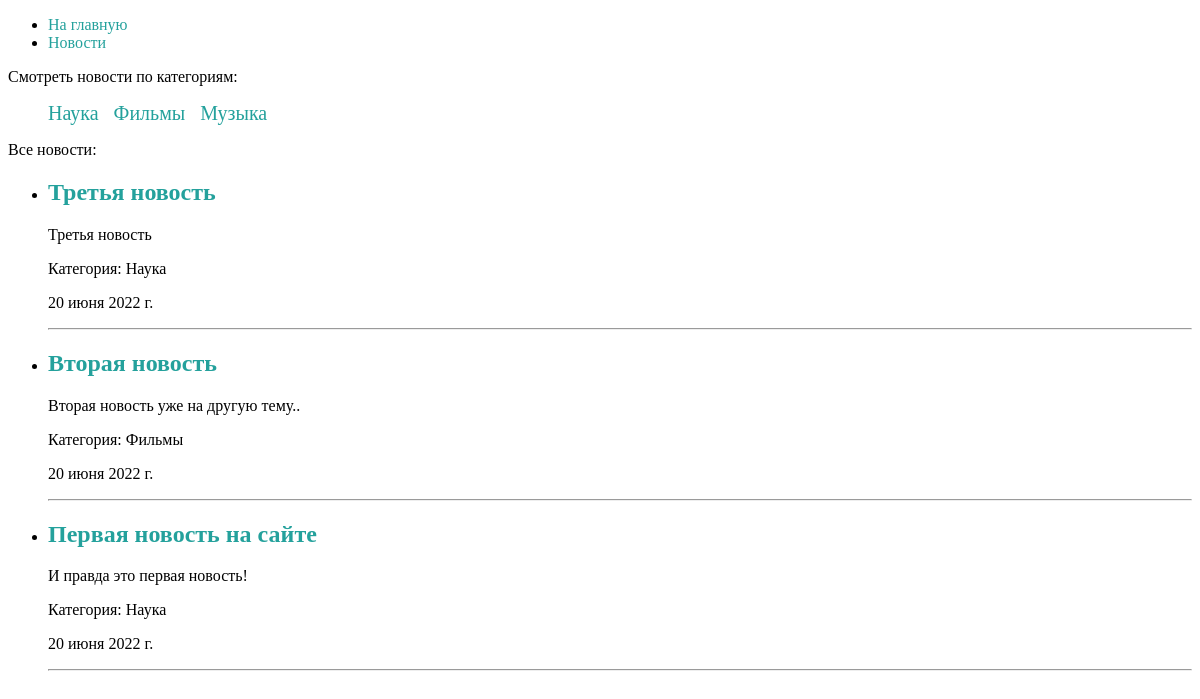
Page /news/ on the committed database.
### news/models.py (models this page shows, shortened)
class Category(models.Model):
    name = models.CharField(max_length=100, db_index=True, verbose_name='Категория')
    slug = models.SlugField(max_length=255, db_index=True, unique=True, verbose_name='URL')
    def get_absolute_url(self):
        return reverse('category', kwargs={'cat_slug': self.slug})
    class Meta:
        verbose_name = 'Категории'
        verbose_name_plural = 'Категории'
        ordering = ['id']

class News(models.Model):
    title = models.CharField(max_length=255, verbose_name='Заголовок')
    content = models.TextField(blank=False)
    category = models.CharField(max_length=100)
    time_created = models.DateTimeField(auto_now_add=True)
    cat = models.ForeignKey('Category', on_delete=models.CASCADE, null=True)
    def get_absolute_url(self):
        return reverse('newsById', kwargs={'news_id': self.pk})
    class Meta:
        verbose_name = 'Новости'
        verbose_name_plural = 'Новости'
        ordering = ['-time_created', 'title']

### news/views.py (the view)
# urls.py: path('', include('news.urls'))
def news(request):
    posts = News.objects.all()
    cats = Category.objects.all()
    context = {
        'title': 'Новости',
        'menu': menu,
        'posts': posts,
        'cats': cats
    }
    return render(request, 'news/news.html',context=context)

### news/templates/news/news.html
{% extends 'news/base.html' %}
{% block content %}
<p>Смотреть новости по категориям:</p>
<div class="divcat">
<ul class="cati">
{% for c in cats %}
     <li>
         <a href="{{ c.get_absolute_url }}">{{c.name}}</a>
     </li>
{% endfor %}
</ul>
</div>
<p>Все новости:</p>
<ul>
{% for p in posts %}
    <li>
        <h2><a href="{{ p.get_absolute_url }}">{{p.title}}</a></h2>
        <p>{{p.content}}</p>
        <p>Категория: {{p.category}}</p>
        <P>{{p.time_created|date:""}}</P>
    </li>
    <hr>
{% endfor %}
</ul>
{% endblock %}

### news/static/news/css/styles.css (style rules this page uses)
.divcat { background-color:#eeeeee; display:inline; }
.cati li { display: inline; font-size: 20px; margin: 0px 10px 0px 0px; }
a:active, a:hover, a { text-decoration: none; color: #24a19c; }

### rows in the picture
Category: name "Наука"
Category: name "Фильмы"
Category: name "Музыка"
News: title "Третья новость", content "Третья новость", category "Наука", time_created "20 июня 2022 г."
News: title "Вторая новость", content "Вторая новость уже на другую тему..", category "Фильмы", time_created "20 июня 2022 г."
News: title "Первая новость на сайте", content "И правда это первая новость!", category "Наука", time_created "20 июня 2022 г."

### other values in the picture
{{ m.title }} "На главную" "Новости"
